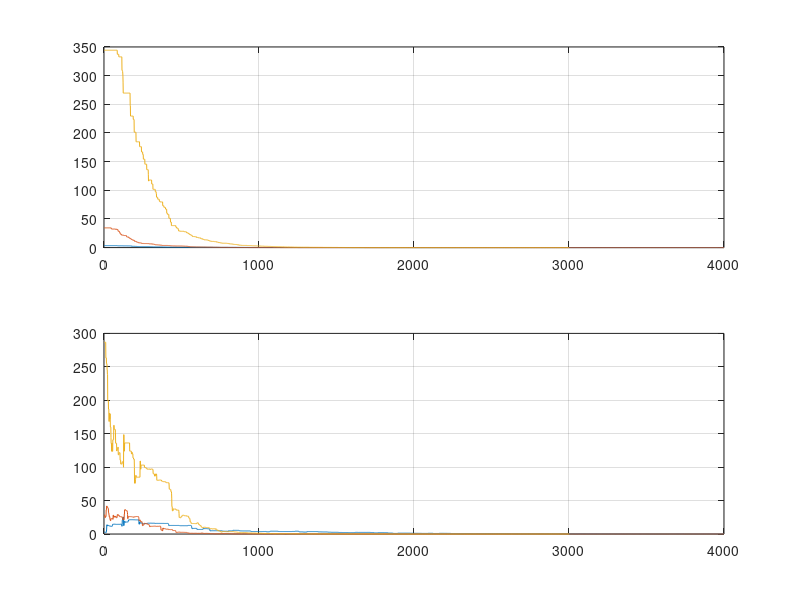

Recreate this plot in MATLAB.
clear;close;clc;

load PMM;

CaliTable = History.x;
% 
% TotalLength = max(length(CaliTable));
% Iterations = max(length(CaliTable))/8;

TotalLength = 32000;
Iterations = TotalLength/8;


CaliTable_Separate = zeros(Iterations,8,7);

for times_1=1:Iterations
    CaliTable_Separate(times_1,:,:) = CaliTable((times_1-1)*8+1:(times_1-1)*8+8,:);
end

deltaX = CaliTable_Separate(:,:,4);
deltaY = CaliTable_Separate(:,:,5);
deltaZ = CaliTable_Separate(:,:,6);
deltaPhi = CaliTable_Separate(:,:,2)/5;
deltaTheta = CaliTable_Separate(:,:,3)/5;

shiftX = [0.1011	0.0369	-0.0492	-0.3852	-0.1208	-0.4132	-0.0382	-0.2443];
shiftY = [0.2956	-0.1565	-0.4444	0.3971	0.4929	0.3175	0.1244	0.1419];
shiftZ = [-0.2684	0.4684	0.3638	0.3123	-0.1747	-0.0577	0.2663	0.1636];
shiftPhi = [0.0504	0.3687	-0.3103	0.4939	0.3095	-0.2088	0.2121	-0.2074];
shiftTheta = [0.3339	-0.2371	-0.4461	0.0313	-0.3451	-0.3193	-0.1298	-0.0436];

ErrorX=zeros(Iterations,8);
ErrorY=zeros(Iterations,8);
ErrorZ=zeros(Iterations,8);
ErrorPhi=zeros(Iterations,8);
ErrorTheta=zeros(Iterations,8);


for times_2=1:Iterations
    ErrorX(times_2,:)=-shiftX-deltaX(times_2,:);
    ErrorY(times_2,:)=-shiftY-deltaY(times_2,:);
    ErrorZ(times_2,:)=-shiftZ-deltaZ(times_2,:);
    ErrorPhi(times_2,:)=shiftPhi-deltaPhi(times_2,:);
    ErrorTheta(times_2,:)=shiftTheta-deltaTheta(times_2,:);
end

ErrorX_all = zeros(1,Iterations);
ErrorY_all = zeros(1,Iterations);
ErrorZ_all = zeros(1,Iterations);
ErrorPhi_all = zeros(1,Iterations);
ErrorTheta_all = zeros(1,Iterations);


for times_3=1:Iterations
    ErrorX_all(times_3) = sum(abs(ErrorX(times_3,:)));
    ErrorY_all(times_3) = sum(abs(ErrorY(times_3,:)));
    ErrorZ_all(times_3) = sum(abs(ErrorZ(times_3,:)));
    ErrorPhi_all(times_3) = sum(abs(ErrorPhi(times_3,:)));
    ErrorTheta_all(times_3) = sum(abs(ErrorTheta(times_3,:)));
end

Error_Position_all = sqrt(ErrorX_all.^2+ErrorY_all.^2+ErrorZ_all.^2);
Error_Orientation_all = sqrt(ErrorPhi_all.^2+ErrorTheta_all.^2);

subplot(2,1,1)
plot(Error_Position_all);hold on;
subplot(2,1,2)
plot(Error_Orientation_all);hold on;

%%
clear;clc;

load DATA_MM;

CaliTable = History.x;
% 
% TotalLength = max(length(CaliTable)); %#ok<*NASGU>
% Iterations = max(length(CaliTable))/8;

TotalLength = 32000;
Iterations = TotalLength/8;


CaliTable_Separate = zeros(Iterations,8,7);

for times_1=1:Iterations
    CaliTable_Separate(times_1,:,:) = CaliTable((times_1-1)*8+1:(times_1-1)*8+8,:);
end

deltaX = CaliTable_Separate(:,:,4);
deltaY = CaliTable_Separate(:,:,5);
deltaZ = CaliTable_Separate(:,:,6);
deltaPhi = CaliTable_Separate(:,:,2)/5;
deltaTheta = CaliTable_Separate(:,:,3)/5;

shiftX = 10*[0.1011	0.0369	-0.0492	-0.3852	-0.1208	-0.4132	-0.0382	-0.2443];
shiftY = 10*[0.2956	-0.1565	-0.4444	0.3971	0.4929	0.3175	0.1244	0.1419];
shiftZ = 10*[-0.2684	0.4684	0.3638	0.3123	-0.1747	-0.0577	0.2663	0.1636];
shiftPhi = 10*[0.0491	0.3687	-0.3103	0.4939	0.3095	-0.2088	0.2121	-0.2074];
shiftTheta = 10*[0.3339	-0.2371	-0.4461	0.0313	-0.3451	-0.3193	-0.1298	-0.0436];

ErrorX=zeros(Iterations,8);
ErrorY=zeros(Iterations,8);
ErrorZ=zeros(Iterations,8);
ErrorPhi=zeros(Iterations,8);
ErrorTheta=zeros(Iterations,8);


for times_2=1:Iterations
    ErrorX(times_2,:)=-shiftX-deltaX(times_2,:);
    ErrorY(times_2,:)=-shiftY-deltaY(times_2,:);
    ErrorZ(times_2,:)=-shiftZ-deltaZ(times_2,:);
    ErrorPhi(times_2,:)=shiftPhi-deltaPhi(times_2,:);
    ErrorTheta(times_2,:)=shiftTheta-deltaTheta(times_2,:);
end

ErrorX_all = zeros(1,Iterations);
ErrorY_all = zeros(1,Iterations);
ErrorZ_all = zeros(1,Iterations);
ErrorPhi_all = zeros(1,Iterations);
ErrorTheta_all = zeros(1,Iterations);


for times_3=1:Iterations
    ErrorX_all(times_3) = sum(abs(ErrorX(times_3,:)));
    ErrorY_all(times_3) = sum(abs(ErrorY(times_3,:)));
    ErrorZ_all(times_3) = sum(abs(ErrorZ(times_3,:)));
    ErrorPhi_all(times_3) = sum(abs(ErrorPhi(times_3,:)));
    ErrorTheta_all(times_3) = sum(abs(ErrorTheta(times_3,:)));
end

Error_Position_all = sqrt(ErrorX_all.^2+ErrorY_all.^2+ErrorZ_all.^2);
Error_Orientation_all = sqrt(ErrorPhi_all.^2+ErrorTheta_all.^2);

subplot(2,1,1)
plot(Error_Position_all);hold on;
subplot(2,1,2)
plot(Error_Orientation_all);hold on;

%%
clear;clc;

load DATA_CM;

CaliTable = History.x;

% TotalLength = max(length(CaliTable));
% Iterations = max(length(CaliTable))/8;

TotalLength = 24000;
Iterations = TotalLength/8;

CaliTable_Separate = zeros(Iterations,8,7);

for times_1=1:Iterations
    CaliTable_Separate(times_1,:,:) = CaliTable((times_1-1)*8+1:(times_1-1)*8+8,:);
end

deltaX = CaliTable_Separate(:,:,4);
deltaY = CaliTable_Separate(:,:,5);
deltaZ = CaliTable_Separate(:,:,6);
deltaPhi = CaliTable_Separate(:,:,2)/5;
deltaTheta = CaliTable_Separate(:,:,3)/5;

shiftX = 100*[0.1011	0.0369	-0.0492	-0.3852	-0.1208	-0.4132	-0.0382	-0.2443];
shiftY = 100*[0.2956	-0.1565	-0.4444	0.3971	0.4929	0.3175	0.1244	0.1419];
shiftZ = 100*[-0.2684	0.4684	0.3638	0.3123	-0.1747	-0.0577	0.2663	0.1636];
shiftPhi = 100*[0.0491	0.3687	-0.3103	0.4939	0.3095	-0.2088	0.2121	-0.2074];
shiftTheta = 100*[0.3339	-0.2371	-0.4461	0.0313	-0.3451	-0.3193	-0.1298	-0.0436];

ErrorX=zeros(Iterations,8);
ErrorY=zeros(Iterations,8);
ErrorZ=zeros(Iterations,8);
ErrorPhi=zeros(Iterations,8);
ErrorTheta=zeros(Iterations,8);


for times_2=1:Iterations
    ErrorX(times_2,:)=-shiftX-deltaX(times_2,:);
    ErrorY(times_2,:)=-shiftY-deltaY(times_2,:);
    ErrorZ(times_2,:)=-shiftZ-deltaZ(times_2,:);
    ErrorPhi(times_2,:)=shiftPhi-deltaPhi(times_2,:);
    ErrorTheta(times_2,:)=shiftTheta-deltaTheta(times_2,:);
end

ErrorX_all = zeros(1,Iterations);
ErrorY_all = zeros(1,Iterations);
ErrorZ_all = zeros(1,Iterations);
ErrorPhi_all = zeros(1,Iterations);
ErrorTheta_all = zeros(1,Iterations);


for times_3=1:Iterations
    ErrorX_all(times_3) = sum(abs(ErrorX(times_3,:)));
    ErrorY_all(times_3) = sum(abs(ErrorY(times_3,:)));
    ErrorZ_all(times_3) = sum(abs(ErrorZ(times_3,:)));
    ErrorPhi_all(times_3) = sum(abs(ErrorPhi(times_3,:)));
    ErrorTheta_all(times_3) = sum(abs(ErrorTheta(times_3,:)));
end

Error_Position_all = sqrt(ErrorX_all.^2+ErrorY_all.^2+ErrorZ_all.^2);
Error_Orientation_all = sqrt(ErrorPhi_all.^2+ErrorTheta_all.^2);

subplot(2,1,1)
plot(Error_Position_all);hold off;grid on;
subplot(2,1,2)
plot(Error_Orientation_all);hold off;grid on;

